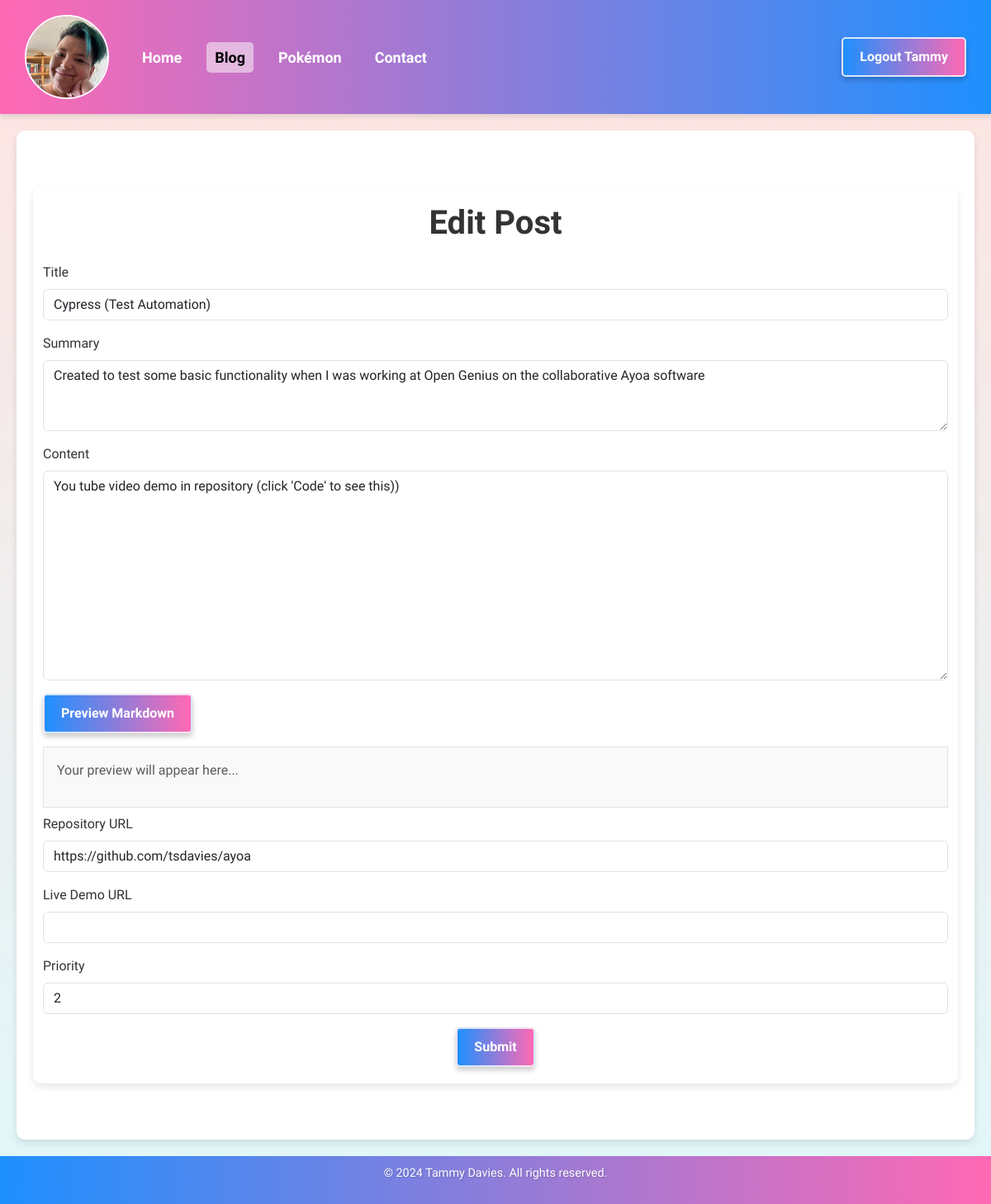
Screenshot of /blog/14/edit (signed in) with the database file from the repository.
### app/authentication/database/models/user.py (models this page shows, shortened)
class User(db.Model):
    id = db.Column(db.Integer, primary_key=True)
    username = db.Column(db.String(150), nullable=False, unique=True)
    email = db.Column(db.String(150), nullable=False, unique=True)
    password = db.Column(db.String(200), nullable=False)
    @property
    def is_authenticated(self):
        return True

### app/blog/database/models/blog_post.py (models this page shows)
class BlogPost(db.Model):
    id = db.Column(db.Integer, primary_key=True)
    title = db.Column(db.String(100), nullable=False)
    content = db.Column(db.Text, nullable=False)
    timestamp = db.Column(db.DateTime, default=datetime.utcnow)
    priority = db.Column(db.Integer, default=0)
    author = db.Column(db.String(50), nullable=False)
    summary = db.Column(db.String(255), nullable=True)
    repository_url = db.Column(db.String(255), nullable=True)
    live_demo_url = db.Column(db.String(255), nullable=True)
    comments = db.relationship(
        "Comment", backref="post", cascade="all, delete-orphan", lazy=True
    )

### app/blog/routes/edit_post.py (the view, shortened to what this page needs)
@login_required
def edit_post(post_id):
    if not is_admin():
        return render_template("forbidden.html")
    post = BlogPost.query.get_or_404(post_id)
    form = BlogPostForm(obj=post)
    return render_template(
        "blog_post.html",
        form=form,
        post=post,
        edit=True,
        preview_endpoint=url_for("blog.markdown_preview"),
    )

### app/blog/forms/blog_post_form.py
class BlogPostForm(FlaskForm):
    title = StringField("Title", validators=[DataRequired()])
    summary = TextAreaField(
        "Summary",
        validators=[DataRequired(message="Please provide a summary for the post.")],
    )
    content = TextAreaField(
        "Content", validators=[DataRequired(message="Content cannot be empty.")]
    )
    repository_url = URLField(
        "Repository URL",
        validators=[Optional(), URL(message="Enter a valid URL")],
    )
    live_demo_url = URLField(
        "Live Demo URL", validators=[Optional(), URL(message="Enter a valid URL")]
    )
    priority = IntegerField(
        "Priority",
        validators=[
            DataRequired(message="Please specify a priority."),
            NumberRange(min=0, message="Priority must be 0 or higher."),
        ],
    )
    submit = SubmitField("Submit")

### app/authentication/database/is_admin.py (called while the page is built)
def is_admin():
    return current_user.is_authenticated and current_user.email == "tammy@tsdavies.com"

### app/blog/templates/blog_post.html (shortened to what this page needs)
{% extends "page_template.html" %} {% block content %}
    <main class="container my-5">
        <h1 class="text-center mb-4">
            {{ 'Edit Post' if edit else 'Create New Post' }}
        </h1>
        <form
                class="needs-validation"
                novalidate
                method="POST"
                action="{{ url_for('blog.edit_post', post_id=post.id) if edit else url_for('blog.new_post') }}"
        >
            <div class="mb-3">
                {{ form.title.label(class="form-label") }} {{ form.title(class="form-control", size=50) }}
            </div>
            <div class="mb-3">
                {{ form.summary.label(class="form-label") }} {{ form.summary(class="form-control", rows=3) }}
            </div>
            <div class="mb-3">
                {{ form.content.label(class="form-label") }} {{ form.content(id="content",
      class="form-control", rows=10) }}
            </div>
            <button type="button" id="preview-button" class="btn btn-secondary mb-3">
                Preview Markdown
            </button>
            <div id="preview" class="border p-3 mb-2" style="background-color: #f9f9f9">
                <p class="text-muted">Your preview will appear here...</p>
            </div>
            <div class="mb-3">
                {{ form.repository_url.label(class="form-label") }} {{ form.repository_url(class="form-control", size=50) }}
            </div>
            <div class="mb-3">
                {{ form.live_demo_url.label(class="form-label") }} {{ form.live_demo_url(class="form-control", size=50) }}
            </div>
            <div class="mb-3">
                {{ form.priority.label(class="form-label") }} {{ form.priority(class="form-control", size=50) }}
            </div>
            <div class="text-center">{{ form.submit(class="btn btn-primary") }}</div>
        </form>
    </main>
{% endblock %}

### app/templates/page_template.html (shortened to what this page needs)
<!doctype html>
<html lang="en">
<head>
    <link
            href="https://cdn.jsdelivr.net/npm/bootstrap@5.3.0-alpha3/dist/css/bootstrap.min.css"
            rel="stylesheet"
    />
    <link
            rel="stylesheet"
            href="{{ url_for('static', filename='css/style.css') }}"
    />
    <link
            rel="stylesheet"
            href="{{ url_for('static', filename='css/buttons.css') }}"
    />
    <link
            rel="stylesheet"
            href="{{ url_for('static', filename='css/navbar.css') }}"
    />
    <link
            rel="stylesheet"
            href="{{ url_for('static', filename='css/flash_style.css') }}"
    />
    <link
            rel="stylesheet"
            href="{{ url_for('static', filename='css/card_styles.css') }}"
    />
    <link
            rel="stylesheet"
            href="{{ url_for('static', filename='css/flash_style.css') }}"
    />
</head>
<body>
<header>
    <nav class="navbar">
        <ul class="navbar-nav left">
            <li class="nav-item avatar">
                <a href="/">
                    <img
                            src="{{ url_for('static', filename='images/avatar.webp') }}"
                            alt="User Avatar"
                    />
                </a>
            </li>
            <li class="nav-item">
                <a
                        class="nav-link {% if request.path == '/' %}active{% endif %}"
                        href="/"
                        aria-label="Navigate to Home"
                >Home</a
                >
            </li>
            <li class="nav-item">
                <a
                        class="nav-link {% if request.path.startswith('/blog') %}active{% endif %}"
                        href="/blog"
                        aria-label="Navigate to Blog"
                >Blog</a
                >
            </li>
            <li class="nav-item">
                <a
                        class="nav-link {% if request.path.startswith('/pokemon') %}active{% endif %}"
                        href="/pokemon"
                        aria-label="Navigate to Pokémon"
                >Pokémon</a
                >
            </li>
            <li class="nav-item">
                <a
                        class="nav-link {% if request.path.startswith('/contact') %}active{% endif %}"
                        href="/contact"
                        aria-label="Navigate to Contact"
                >Contact</a
                >
            </li>
        </ul>
        <ul class="navbar-nav right">
            {% if current_user.is_authenticated %}
                <li class="nav-item">
                    <a class="btn btn-primary" href="{{ url_for('authentication.logout') }}"
                    >Logout {{ current_user.username }}</a
                    >
                </li>
            {% endif %}
        </ul>
    </nav>
</header>
<main>
     {% block content %} {% endblock %}
</main>
<footer>
    <p>&copy; 2024 Tammy Davies. All rights reserved.</p>
</footer>
</body>
</html>

### app/static/css/style.css (style rules this page uses)
body { margin: 0; padding: 0; font-family: "Prompt", "Roboto", Arial, sans-serif; background: linear-gradient(to bottom, #ffe4e1, #e0f7fa); color: #333; display: flex; flex-direction: column; min-height: 100vh; }
main { flex: 1; display: flex; flex-direction: column; justify-content: center; padding: 20px; background: white; border-radius: 10px; box-shadow: 0 4px 8px rgba(0, 0, 0, 0.1); max-width: 1200px; margin: 20px auto; width: calc(100% - 40px); }
header { background: linear-gradient(90deg, #ff69b4, #1e90ff); color: white; padding: 10px 20px; box-shadow: 0 4px 6px rgba(0, 0, 0, 0.1); }
footer { background: linear-gradient(90deg, #1e90ff, #ff69b4); color: white; text-align: center; padding: 10px 0; font-size: 0.9rem; text-shadow: 1px 1px 2px rgba(0, 0, 0, 0.2); }
h1 { font-family: 'Prompt', sans-serif; font-size: 2.5rem; font-weight: bold; color: #333; margin-bottom: 1rem; }

### app/static/css/buttons.css (style rules this page uses)
.btn { background: linear-gradient(90deg, #1e90ff, #ff69b4); color: white; border: 2px solid #ffffffcc; padding: 10px 20px; border-radius: 5px; font-weight: bold; cursor: pointer; transition: background 0.3s, box-shadow 0.3s, transform 0.2s; box-shadow: 0 4px 6px rgba(0, 0, 0, 0.2); }

### app/static/css/navbar.css (style rules this page uses)
.navbar { display: flex; justify-content: space-between; align-items: center; width: 100%; flex-direction: row; flex-wrap: wrap; gap: 10px; }
.navbar-nav { display: flex; list-style: none; padding: 0; margin: 0; flex-direction: row; align-items: center; }
.nav-item { margin: 0 10px; font-size: 18px; }
.nav-link { color: white; text-decoration: none; font-weight: bold; padding: 5px 10px; border-radius: 5px; transition: background-color 0.3s, color 0.3s; }
.nav-link:hover, .nav-link.active { background-color: #ffffff80; color: #333; }
.avatar img { width: 102px; height: 102px; border-radius: 50%; border: 2px solid white; object-fit: cover; transition: transform 0.3s ease, box-shadow 0.3s ease; margin-right: 10px; }

### rows the page displays
User: username "Tammy"
BlogPost: title "Cypress (Test Automation)", summary "Created to test some basic functionality when I was working at Open Genius on the collaborative Ayoa software", content "You tube video demo in repository (click 'Code' to see this))", repository_url "https://github.com/tsdavies/ayoa", priority "2"

### other values shown
{{ 'Edit Post' if edit else 'Create New Post' }} "Edit Post"
